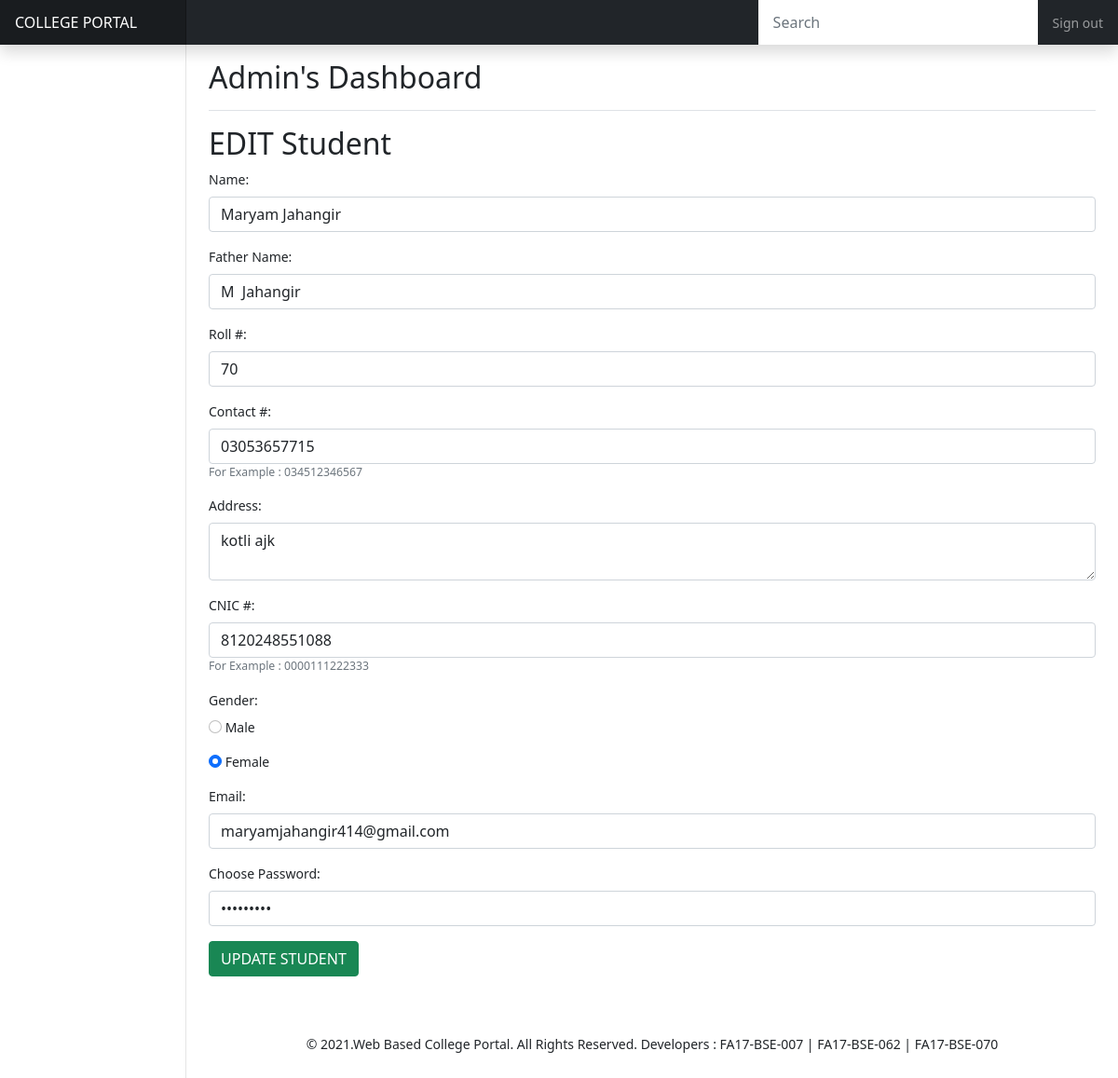
The page /admin_edit_student.php?id=2 on the database its author committed.
### tables this page shows
CREATE TABLE `student` (
  `id` int(11) NOT NULL,
  `name` varchar(200) NOT NULL,
  `fathername` varchar(200) NOT NULL,
  `rollno` int(11) NOT NULL,
  `class` varchar(200) NOT NULL,
  `email` varchar(200) NOT NULL,
  `password` varchar(200) NOT NULL,
  `cnic` varchar(200) NOT NULL,
  `address` varchar(200) NOT NULL,
  `contact` varchar(200) NOT NULL,
  `gender` varchar(200) NOT NULL
);

### admin_edit_student.php (the view, shortened to what this page needs)
<?php
include ('config.php');
if(isset($_GET['id'])){
    $student_id= $_GET['id'];
} else {
    header('Location: admin_view_student.php');
}
$query ="SELECT * FROM student WHERE id = $student_id";
$data = mysqli_query($connection,$query);
$row = mysqli_fetch_array($data);
?>
<html>
  <head>
    <link href="css/bootstrap.css" rel="stylesheet">
    <link href="css/dashboard.css" rel="stylesheet">
    <link href="css/style.css" rel="stylesheet">
  </head>
  <body>
    <?php
  include('backend_header.php');
  ?>
    <div class="container-fluid">
      <div class="row">
         <?php
  include('navbar.php');
  ?>
        <main class="col-md-9 ms-sm-auto col-lg-10 px-md-4">
          <div class="d-flex justify-content-between flex-wrap flex-md-nowrap align-items-center pt-3 pb-2 mb-3 border-bottom">
            <h1 class="h2">Admin's Dashboard</h1>
          </div>
          <h2>EDIT Student</h2>
          <form action="#" method="post">
            <div class="mb-3">
                <label class="form-label">Name:</label>
                <input type="text" class="form-control" placeholder="Enter Name" name="name" value="<?php echo $row['name'] ?>"/>
            </div>
            <div class="mb-3">
                <label class="form-label">Father Name:</label>
                <input type="text" class="form-control" placeholder="Enter Father Name" name="fathername" value="<?php echo $row['fathername'] ?>"/>
            </div>
            <div class="mb-3">
              <label class="form-label">Roll #:</label>
              <input type="text" class="form-control" placeholder="Enter Roll #" name="rollno" value="<?php echo $row['rollno'] ?>"/>
          </div>
        <div class="mb-3">
          <label class="form-label">Contact #:</label>
          <input pattern="[0-9]{11}" type="text" class="form-control" placeholder="Enter Contact Number" name="contact" value="<?php echo $row['contact'] ?>"/>
          <small class="form-text">For Example : 034512346567</small>
        </div>
        <div class="mb-3">
          <label class="form-label">Address:</label>
          <textarea class="form-control" placeholder="Enter Residence Address" name ="address"  ><?php echo $row['address'] ?></textarea>
        </div>
        <div class="mb-3">
          <label class="form-label">CNIC #:</label>
          <input pattern="[0-9]{13}" type="text" class="form-control" placeholder="Enter CNIC Number" name="cnic" value="<?php echo $row['cnic'] ?>"/>
          <small class="form-text">For Example : 0000111222333</small>
        </div>
           <label class="form-label">Gender:</label>
        <div class="mb-3 ">
          <input class="form-check-input" type="radio" value="Male"
                 <?php
                 if($row['gender'] == 'Male') {
                     echo 'checked';
                 }
                 ?>
                 name="gender">
          <label class="form-check-label">Male</label>
        </div>
        <div class="mb-3">
          <input class="form-check-input" type="radio" value="Female"
                 <?php
                 if($row['gender'] == 'Female') {
                     echo 'checked';
                 }
                 ?>
                 name="gender">
          <label class="form-check-label">Female</label>
        </div>
        <div class="mb-3">
          <label class="form-label">Email:</label>
          <input class="form-control" type="Email" placeholder="Enter Email" name="email" value="<?php echo $row['email'] ?>"/>
        </div>
        <div class="mb-3">
          <label class="form-label">Choose Password:</label>
          <input class="form-control" type="password" placeholder="Choose New Password" name="password" value="<?php echo $row['password'] ?>"/>
        </div>
        <input class="btn btn-success" type="submit" value="UPDATE STUDENT" name="update"/>
        </form>
             <?php
  include('backend_footer.php');
  ?>
        </main>
      </div>
      </div>
  </body>
</html>

### CSS/dashboard.css (style rules this page uses)
body { font-size: .875rem; }

### rows shown on the page
student: name "Maryam Jahangir", fathername "M Jahangir", rollno "70", contact "03053657715", address "kotli ajk", cnic "8120248551088", gender "☑", email "maryamjahangir414@gmail.com"
